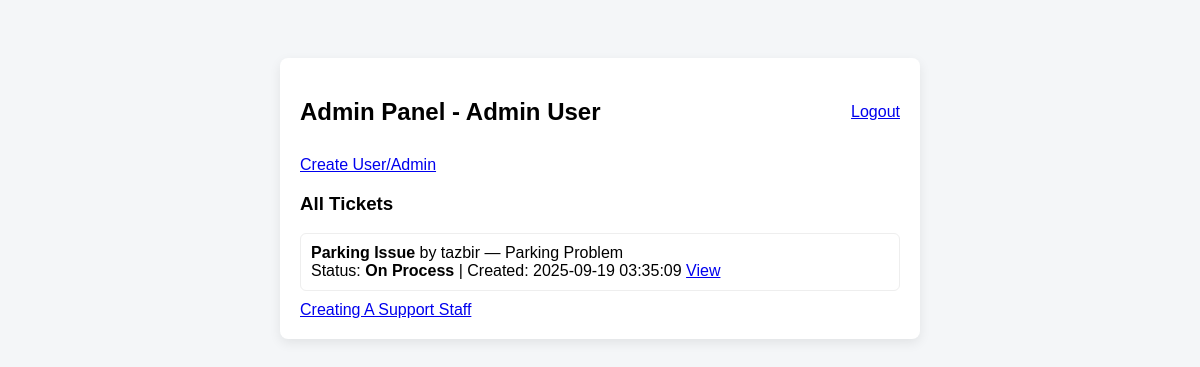
Page /admin_dashboard.php (signed in) on the committed database.
### tables this page shows
CREATE TABLE `users` (
  `id` int(11) NOT NULL,
  `name` varchar(255) DEFAULT NULL,
  `email` varchar(255) DEFAULT NULL,
  `password` varchar(255) DEFAULT NULL,
  `role` enum('user','admin') DEFAULT 'user',
  `created_at` datetime DEFAULT NULL
);

CREATE TABLE `tickets` (
  `id` int(11) NOT NULL,
  `user_id` int(11) DEFAULT NULL,
  `title` varchar(255) DEFAULT NULL,
  `category` varchar(100) DEFAULT NULL,
  `description` text DEFAULT NULL,
  `image` varchar(500) DEFAULT NULL,
  `status` varchar(50) DEFAULT 'Pending',
  `assigned_to` int(11) DEFAULT NULL,
  `created_at` datetime DEFAULT NULL,
  `solved_at` datetime DEFAULT NULL
);

### functions.php (called while the page is built, shortened)
<?php
function h($s){ return htmlspecialchars($s, ENT_QUOTES); }
?>

### admin_dashboard.php (the view, shortened to what this page needs)
<?php
require 'db.php';
require 'functions.php';
$user = $_SESSION['user'];
$tickets = $pdo->query("SELECT t.*, u.name as user_name FROM tickets t JOIN users u ON u.id=t.user_id ORDER BY t.created_at DESC")->fetchAll();
$users = $pdo->query("SELECT id,name,email,role FROM users ORDER BY id DESC")->fetchAll();
?>
<!doctype html><html><head><meta charset="utf-8"><title>Admin Dashboard</title><link rel="stylesheet" href="style.css"></head><body>
<div class="card">
  <div class="topbar">
    <h2>Admin Panel - <?=h($user['name'])?></h2>
    <div><a href="logout.php">Logout</a></div>
  </div>
  <div class="nav"><a href="admin_create_user.php">Create User/Admin</a></div>
  <h3>All Tickets</h3>
  <?php foreach($tickets as $t): ?>
    <div class="ticket">
      <strong><?=h($t['title'])?></strong> by <?=h($t['user_name'])?> — <?=h($t['category'])?><br>
      Status: <strong><?=h($t['status'])?></strong> | Created: <?=h($t['created_at'])?>
      <a href="view_ticket.php?id=<?= $t['id'] ?>">View</a>
    </div>
  <?php endforeach; ?>
  <div>
    <a href="./create_support_staff.php">Creating A Support Staff</a>
  </div>
</div>
</body></html>

### style.css (style rules this page uses)
body { font-family:Arial,Helvetica,sans-serif;background:#f4f6f8;padding:20px }
.card { max-width:600px;margin:30px auto;background:white;padding:20px;border-radius:8px;box-shadow:0 4px 12px rgba(0,0,0,.08) }
.topbar { display:flex;justify-content:space-between;align-items:center }
.nav { margin-top:10px }
.nav a { margin-right:10px }
.ticket { border:1px solid #eee;padding:10px;border-radius:6px;margin-bottom:10px }

### rows in the picture
users: name "Admin User"
tickets: title "Parking Issue", user.name "tazbir", category "Parking Problem", status "On Process", created_at "2025-09-19 03:35:09"
